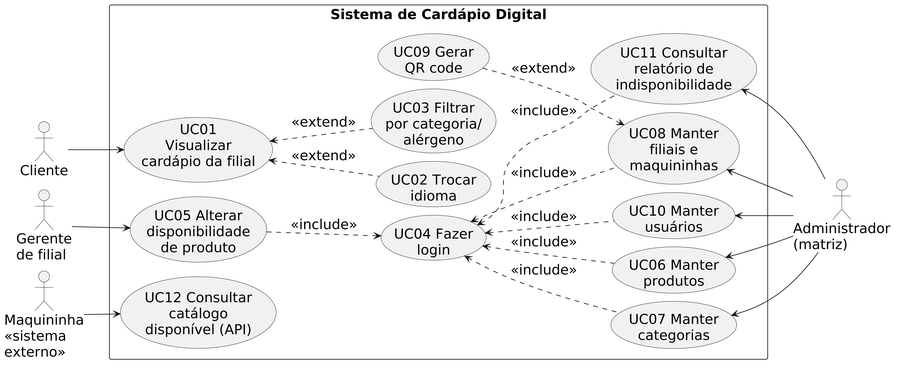
#> input picture diagramas/02_casos_de_uso.png, 900 x 368 px, shrunk from 4092 x 1675 before the run
$ python -i ajustar_figuras.py   (imports and definitions only)
#> lines starting #> are read from the running program, lines starting #| are printed output that depends on the picture
"""Remove o titulo embutido nos diagramas e amplia as figuras ilegiveis no .docx.

1. Recorta a faixa de titulo do topo de cada PNG de diagramas/ (a legenda ABNT
   "Figura n - ..." ja identifica a figura) e salva em diagramas/sem_titulo/.
2. Substitui as imagens no PIM_II_Sabor_e_Cia.docx pelas versoes recortadas,
   mantendo legendas e fontes, e ajusta a largura (16 cm nas figuras largas).
Idempotente: reprocessa sempre a partir dos PNGs originais.
Uso:  python docs/scripts/ajustar_figuras.py
      (--sem-checagem: segue se o titulo de algum diagrama nao puder ser conferido,
      ex.: sem Docker; a conferencia usa a imagem plantuml/plantuml)
"""

from __future__ import annotations

import argparse
import io
import json
import re
import subprocess
import tempfile
from pathlib import Path

from docx import Document
from docx.oxml.ns import qn
from docx.shape import InlineShape
from docx.shared import Cm
from PIL import Image, ImageChops

RAIZ = Path(__file__).resolve().parent.parent.parent
DIAG = RAIZ / "diagramas"
SAIDA = DIAG / "sem_titulo"
ALVO = RAIZ / "docs" / "PIM_II_Sabor_e_Cia.docx"

# legenda da figura no documento (inicio do titulo, sem o numero) ->
# (arquivo, largura final em cm ou None = manter). A figura e localizada pela
# legenda, e nao pela ordem, para que outras imagens (ex.: os prints do
# Apendice D) ou uma figura nova no corpo nao desloquem o pareamento.
FIGURAS = [
    ("Diagrama de casos de uso", "02_casos_de_uso.png", 16.0),
    ("Diagrama de classes", "03_classes.png", 16.0),
    # 13 cm: com o laco das 3 tentativas (RF01, com a mensagem de erro) a figura ficou mais
    # alta; mais larga, o desenvolvimento passaria de 30 paginas
    ("Diagrama de atividades", "04_atividades.png", 13.0),
    ("Arquitetura do sistema", "01_arquitetura.png", 16.0),
    ("Modelo conceitual", "05_conceitual.png", 16.0),
    ("Modelo lógico", "06_logico.png", None),
    ("Fluxograma – exibição do cardápio", "08_fluxo_cardapio.png", None),
    ("Fluxograma – alteração de disponibilidade", "07_fluxo_alterar.png", None),
    ("Topologia geral", "09_rede_geral.png", 16.0),
    ("Topologia da rede local", "10_rede_filial.png", 16.0),
]
# Diagramas renderizados sem titulo embutido e redesenhados com outra proporcao
# (arquitetura na vertical, modelo conceitual compacto, para ficarem legiveis
# impressos; o logico e o de casos de uso vem direto do PlantUML): so apara as bordas e
# nao confere a proporcao antiga no docx.
SEM_TITULO = {"01_arquitetura.png", "02_casos_de_uso.png", "04_atividades.png", "05_conceitual.png",
              "06_logico.png"}
# Como esses PNGs nao passam pelo recorte nem pela conferencia de proporcao, a fonte
# (.puml/.dot de mesmo nome) e conferida: um titulo embutido repetiria a legenda ABNT.
# A checagem pergunta as proprias ferramentas, na mesma imagem Docker que renderiza os
# diagramas (README): o pre-processador do PlantUML expande includes, variaveis e tira
# comentarios; o Graphviz le o .dot e diz se o grafo tem label proprio.
IMAGEM_PLANTUML = "plantuml/plantuml"
TITULO_PUML = re.compile(r"^[ \t]*title\b", re.I | re.M)
LIMIAR = 200     # pixel com algum canal abaixo disso conta como "tinta"
GAP_MIN = 8       # linhas em branco que separam o titulo do diagrama


def linhas_com_tinta(im: Image.Image) -> list[bool]:
    cinza = im.convert("L").point(lambda v: 255 if v < LIMIAR else 0)
    w, h = cinza.size
    dados = cinza.tobytes()
    return [any(dados[y * w:(y + 1) * w]) for y in range(h)]


# [8 lines left out: function aparar, not called in this run]


def recortar_titulo(caminho: Path) -> Image.Image:
#> called with caminho = '../../diagramas/02_casos_de_uso.png'
    im = Image.open(caminho).convert("RGB")
#> im is the input picture: PIL image 900x368 RGB; min 0, max 255, mean 240.7
    tinta = linhas_com_tinta(im)
#> in linhas_com_tinta, `cinza = im.convert("L").point(lambda v: 255 if v < LIMIAR else 0)`:
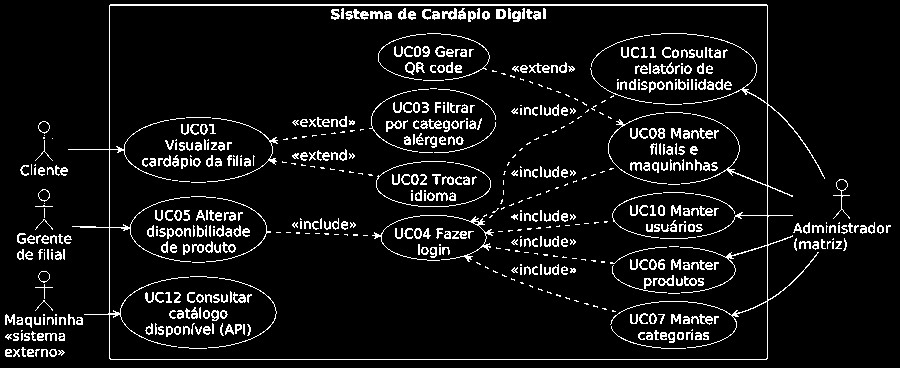
#> cinza: PIL image 900x368 L; 7.6% white in thin lines or dots
#> tinta = 368 items, first 6: False, False, False, False, True, True
    y = 0
    while y < len(tinta) and not tinta[y]:
        y += 1                       # margem superior
#> this loop made 4 passes
#> after the loop, y = 4
    inicio_titulo = y
#> inicio_titulo = 4
    while y < len(tinta) and tinta[y]:
        y += 1                       # faixa do titulo
#> after the loop, y = 360
    fim_titulo = y
#> fim_titulo = 360
    branco = 0
    while y < len(tinta) and not tinta[y]:
        y += 1
        branco += 1
#> this loop made 8 passes
#> after the loop, branco = 8; y = 368
    altura_titulo = fim_titulo - inicio_titulo
#> altura_titulo = 356
    if branco < GAP_MIN or altura_titulo > 0.08 * im.height:
#> (the run stopped early here; a loop or call above may not have finished)
